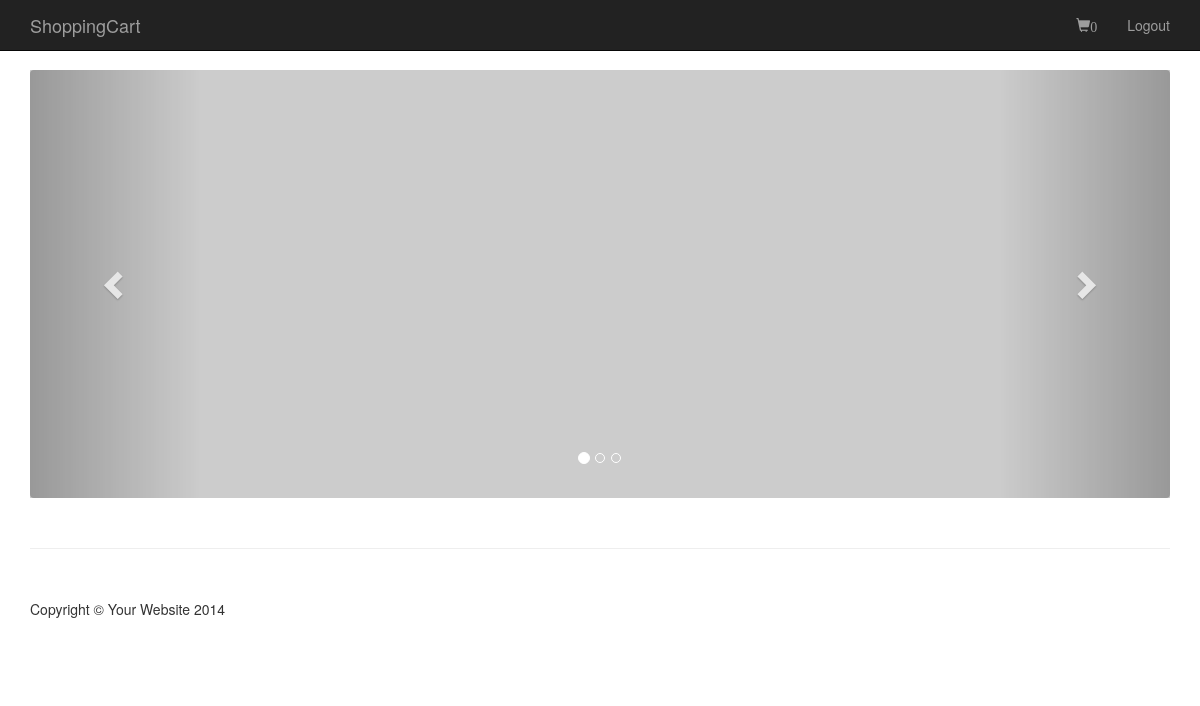
/cliente/cart.php (signed in), run on an earlier commit of the app's database.
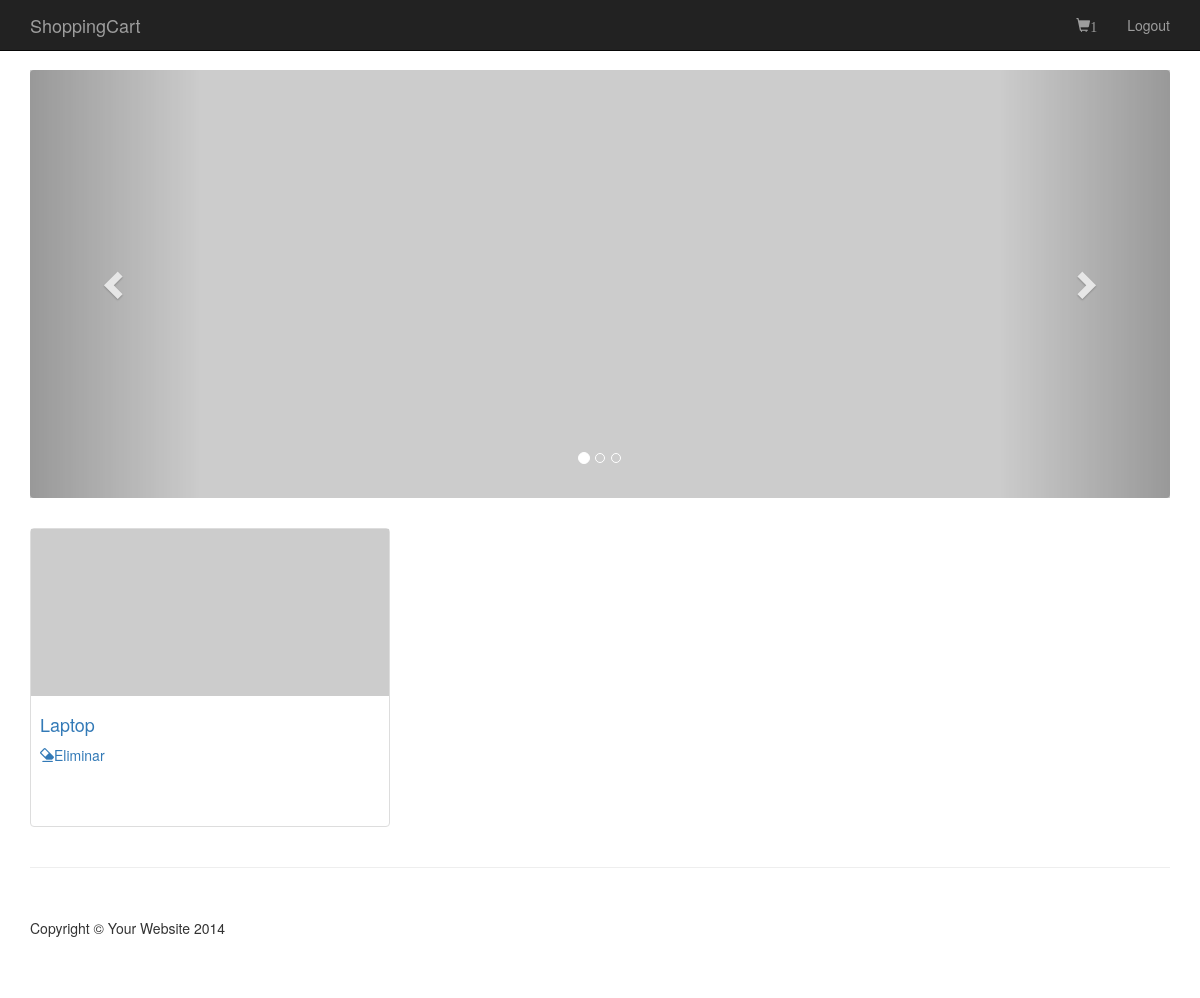
And on a later commit of the database.
### tables this page shows
CREATE TABLE IF NOT EXISTS `cart` (
  `id` int(11) NOT NULL AUTO_INCREMENT,
  `user` int(11) NOT NULL,
  `producto` int(11) NOT NULL,
  PRIMARY KEY (`id`)
);

CREATE TABLE IF NOT EXISTS `producto` (
  `id_producto` int(11) NOT NULL AUTO_INCREMENT,
  `nombre` varchar(30) NOT NULL,
  `precio` float NOT NULL,
  `stock` varchar(10) NOT NULL,
  PRIMARY KEY (`id_producto`)
);

### cliente/cart.php (the view, shortened to what this page needs)
<?php
 include "../conexion.php";
if(isset($_GET["id_producto"]))
{
    $idr = $_GET["id_producto"];
      $db = new PDO("mysql:host=". $hostname . ";dbname=". $database, $username, $password);
      $stmt = $db->prepare("INSERT INTO cart VALUES(NULL,:user, :producto)");
      $stmt->bindParam(':user',$_SESSION['id'], PDO::PARAM_STR);
      $stmt->bindParam(':producto',$idr, PDO::PARAM_STR);
      $stmt->execute();
  }
  else{
    $query = "SELECT a.id,a.producto,b.id_producto,b.nombre FROM `cart` a join `producto` b on a.producto=b.id_producto WHERE user=".$_SESSION['id'];
    $resultado = mysqli_query($conexion,$query);
    $total = mysqli_num_rows($resultado);
    if(isset($_SESSION['id'])) {
      $nohayCompras = 1;
    }
    else {
      $nohayCompras = 0;
    }
  }
 ?>
<!DOCTYPE html>
<html lang="en">
<head>
    <link href="../bootstrap/css/bootstrap.min.css" rel="stylesheet">
    <link href="../bootstrap/css/shop-homepage.css" rel="stylesheet">
</head>
<body>
    <nav class="navbar navbar-inverse navbar-fixed-top" role="navigation">
        <div class="container">
            <div class="navbar-header">
                <a class="navbar-brand" href="index.php">ShoppingCart</a>
            </div>
            <div class="collapse navbar-collapse" id="bs-example-navbar-collapse-1">
                <ul class="nav navbar-nav navbar-right">
                  <li>
                      <a href="cart.php"><span class="glyphicon glyphicon-shopping-cart"><?php echo isset($total) ? $total : '0';?></span></a>
                  </li>
                  <li><a href="logout.php">Logout</a></li>
                </ul>
            </div>
        </div>
    </nav>
    <div class="container">
        <div class="row">
            <div class="col-md-12">
                <div class="row carousel-holder">
                    <div class="col-md-12">
                        <div id="carousel-example-generic" class="carousel slide" data-ride="carousel">
                            <ol class="carousel-indicators">
                                <li data-target="#carousel-example-generic" data-slide-to="0" class="active"></li>
                                <li data-target="#carousel-example-generic" data-slide-to="1"></li>
                                <li data-target="#carousel-example-generic" data-slide-to="2"></li>
                            </ol>
                            <div class="carousel-inner">
                                <div class="item active">
                                    <img class="slide-image" src="http://placehold.it/800x300" alt="">
                                </div>
                            </div>
                            <a class="left carousel-control" href="#carousel-example-generic" data-slide="prev">
                                <span class="glyphicon glyphicon-chevron-left"></span>
                            </a>
                            <a class="right carousel-control" href="#carousel-example-generic" data-slide="next">
                                <span class="glyphicon glyphicon-chevron-right"></span>
                            </a>
                        </div>
                    </div>
                </div>
                <div class="row">
<?php
if ($nohayCompras==0) {
  echo "<h1>No hay productos agregados</h1>";
}
else {
  $query = "SELECT a.id,a.producto,b.id_producto,b.nombre FROM `cart` a join `producto` b on a.producto=b.id_producto WHERE user=".$_SESSION['id'];
  $resultado = mysqli_query($conexion,$query);
  while($row = mysqli_fetch_array($resultado))
  {
?>
                    <div class="col-sm-4 col-lg-4 col-md-4">
                        <div class="thumbnail">
                            <img src="http://placehold.it/320x150" alt="">
                            <div class="caption">
                                <h4><a href="#"><?php echo $row['nombre'];?></a></h4>
                                <a href='cart.php?cmd=eliminar&id=<?php echo $row['id'] ?>'><span class='glyphicon glyphicon-erase' aria-hidden='true'></span>Eliminar</a>
                            </div>
                        </div>
                    </div>
<?php }}?>
                </div>
            </div>
        </div>
    </div>
    <div class="container">
        <hr>
        <footer>
            <div class="row">
                <div class="col-lg-12">
                    <p>Copyright &copy; Your Website 2014</p>
                </div>
            </div>
        </footer>
    </div>
</body>
</html>

What changed in the data, as far as the page shows it:
added cart: producto.nombre "Laptop"
Also different on the page:
$total: "0" → "1"
